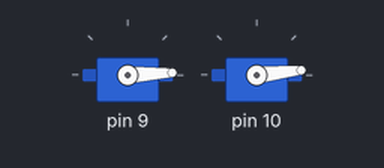
A sketch run on a simulated Arduino Uno, built with avr-gcc and run on an emulated ATmega328P. Shown: 2 × servo. What the sketch prints to the serial monitor is not drawn.

Above: at 0.05 s.
At 0.5 s:
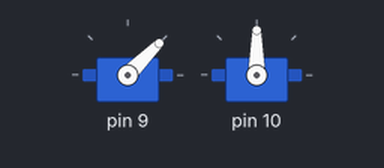
At 0.95 s:
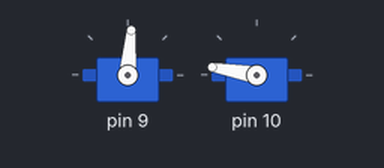
At 1.9 s:
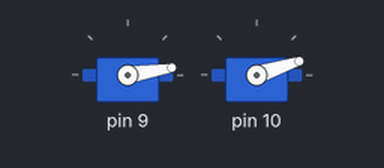
Timing chart, 0 to 4.6 s (numbered marks = the images above):
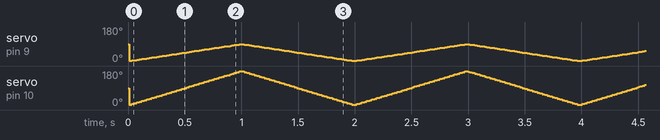

The sketch:

Servo_nodelay_twoormore.ino
```cpp
#include <Servo.h>

class Sweeper
{
  Servo servo;              // the servo
  int pos;              // current servo position
  int increment;        // increment to move for each interval
  int  updateInterval;  // interval between updates
  int maxang;
  unsigned long lastUpdate; // last update of position

public:
  Sweeper(int interval,int incr,int ang)
  {
    updateInterval = interval;
    increment = incr;
    maxang = ang;
  }

  void Attach(int pin)
  {
    servo.attach(pin);
  }

  void Detach()
  {
    servo.detach();
  }

  void Update()
  {
    if((millis() - lastUpdate) > updateInterval)  // time to update
    {
      lastUpdate = millis();
      pos += increment;
      servo.write(pos);
      Serial.println(pos);
      if ((pos >= maxang) || (pos <= 0)) // end of sweep
      {
        // reverse direction
        increment = -increment;
      }
    }
  }
};


Sweeper sweeper1(10,1,90);
Sweeper sweeper2(10,2,180);

void setup()
{
  Serial.begin(9600);
  sweeper1.Attach(9);
  sweeper2.Attach(10);
}


void loop()
{
  sweeper1.Update();
  sweeper2.Update();

}
```
